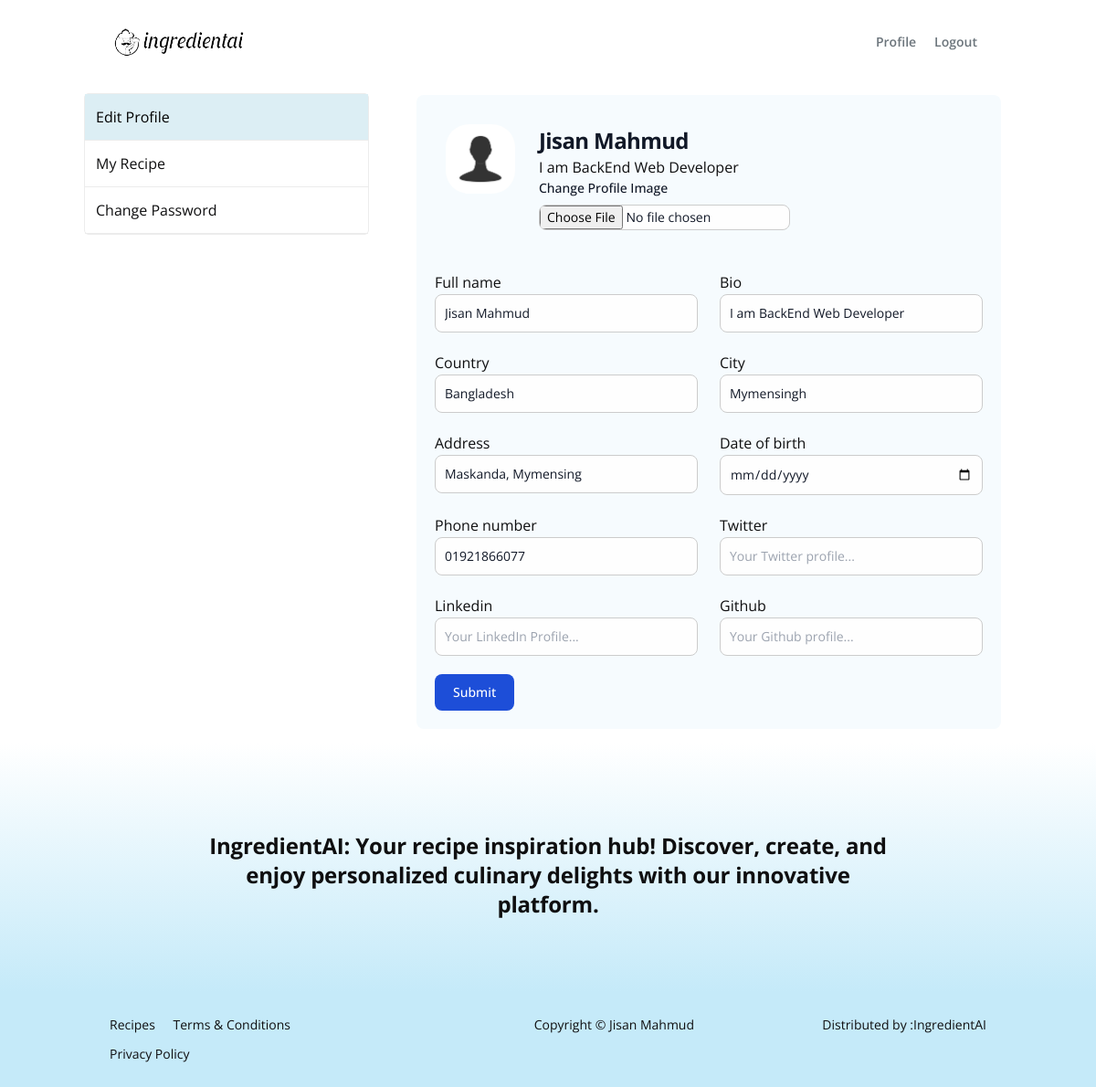
The app's page /account/profile (signed in) with its own data.
### accounts/models.py (models this page shows, shortened)
class CustomUser(AbstractBaseUser, PermissionsMixin):
    email = models.EmailField(verbose_name= 'email address', max_length= 100, unique= True)
    profile_photo = models.ImageField(upload_to= 'profile_photos/', blank= True, default='profile_photos/profile.jpg')
    full_name = models.CharField(max_length= 50)
    bio = models.CharField(max_length= 100, default= '', blank= True)
    country = models.CharField(max_length= 40, blank= True)
    city = models.CharField(max_length= 40, blank= True)
    address = models.CharField(max_length= 150, blank= True)
    phone_number = models.CharField(max_length= 15, blank= True)
    date_of_birth = models.DateField(blank= True, null= True)
    twitter = models.CharField(max_length= 100, blank= True)
    github = models.CharField(max_length= 100, blank= True)
    linkedin = models.CharField(max_length= 100, blank= True)
    is_active = models.BooleanField(default= False)
    is_staff = models.BooleanField(default= False)
    is_superuser = models.BooleanField(default= False)
    date_joined = models.DateTimeField(default= timezone.now)
    objects = CustomUserManager()
    USERNAME_FIELD = 'email'
    REQUIRED_FIELDS = ['full_name']
    class Meta:
        verbose_name = 'User'
        verbose_name_plural = 'Users'

### accounts/views.py (the view)
# urls.py: path('profile', edit_profile, name='profile'),
@login_required
def edit_profile(request):
    user = request.user
    if request.method == 'POST':
        form = UserProfileForm(request.POST,request.FILES, instance=user)
        if form.is_valid():
            form.save()
            return redirect('profile')
    else:
        form = UserProfileForm(instance=user)
    print(form)
    return render(request, 'accounts/profile.html', {'form': form, 'user': user})

### accounts/forms.py
class UserProfileForm(forms.ModelForm):
    class Meta:
        model = get_user_model()
        fields = ['profile_photo', 'full_name', 'country', 'city', 'address', 'phone_number', 'date_of_birth', 'github', 'twitter', 'linkedin', 'bio']

### accounts/templates/accounts/profile.html (shortened to what this page needs)
{% extends "base.html" %}
{% load humanize %}
{% load static %}
{% block body %}
<div style="margin-top: 60px;" class="bg-white container">
	<div class="grid grid-cols-1 gap-4 lg:grid-cols-3 md:grid-cols-2 lg:gap-8">
		<div class="post p-5 lg:p-1 rounded-md">
			<div class="profile-function" style="margin-top: 38px;">
                <ul>
                    <li class="active"><a href="{% url 'profile' %}">Edit Profile</a></li>
                    <li><a href="{% url 'my_recipe' %}">My Recipe</a></li>
                    <li><a href="{% url 'change_password' %}">Change Password</a></li>
                </ul>
			</div>
		</div>
		<div class="lg:col-span-2 p-4 bg-white mt-3" id="posted">
            <div class="profile-info">
                <form method="post" class="" enctype="multipart/form-data">
                    <div class="flex flex-wrap">
                        <div style="float: left;" class="md:w-1/6  group p-3">
                            <a href="#">
                                <img src="{{form.profile_photo.value.url}}" alt="" />
                            </a>
                        </div>
                        <div style="float: right;" class="right md:w-5/6 group">
                            <h5 style="margin-bottom: 0px !important" class="mb-2 text-2xl font-bold tracking-tight text-gray-900 dark:text-white">{{form.full_name.value}}</h5>
                            <p>{{form.bio.value}}</p>
                            <label class="block mb-2 text-sm font-medium text-gray-900 dark:text-white" for="multiple_files">Change Profile Image</label>
                            <input name="profile_photo" class="block text-sm text-gray-900 border border-gray-300 rounded-lg cursor-pointer bg-gray-50 dark:text-gray-400 focus:outline-none dark:bg-gray-700 dark:border-gray-600 dark:placeholder-gray-400" id="multiple_files" type="file">
                        </div>
                    </div>
                    <div class="grid md:grid-cols-2 md:gap-6">
                        <div class="relative z-0 w-full mb-5 group">
                            <label for="full_name">{{form.full_name.label}}</label>
                            <input type="name" name= "{{form.full_name.name}}" id="Full_name" class="text-gray-900 text-sm rounded-lg focus:ring-blue-500 focus:border-blue-500 block w-full p-2.5 dark:placeholder-gray-400 dark:text-white" value="{{form.full_name.value}}" placeholder="Full Name..." required>
                        </div>
                        <div class="relative z-0 w-full mb-5 group">
                            <label for="bio">{{form.bio.label}}</label>
                            <input type="text" name="{{form.bio.name}}" id="bio" class="text-gray-900 text-sm rounded-lg focus:ring-blue-500 focus:border-blue-500 block w-full p-2.5 dark:placeholder-gray-400 dark:text-white" value="{{form.bio.value}}" placeholder="Your Bio..." required>
                        </div>
                    </div>
                    <div class="grid md:grid-cols-2 md:gap-6">
                        <div class="relative z-0 w-full mb-5 group">
                            <label for="country">{{form.country.label}}</label>
                            <input type="text" name="{{form.country.name}}" id="country" class="text-gray-900 text-sm rounded-lg focus:ring-blue-500 focus:border-blue-500 block w-full p-2.5 dark:placeholder-gray-400 dark:text-white" value="{{form.country.value}}" placeholder="Your Country...">
                        </div>
                        <div class="relative z-0 w-full mb-5 group">
                            <label for="city">{{form.city.label}}</label>
                            <input type="text" name="{{form.city.name}}" id="city" class="text-gray-900 text-sm rounded-lg focus:ring-blue-500 focus:border-blue-500 block w-full p-2.5 dark:placeholder-gray-400 dark:text-white" value="{{form.city.value}}" placeholder="Your City...">
                        </div>
                    </div>
                    <div class="grid md:grid-cols-2 md:gap-6">
                        <div class="relative z-0 w-full mb-5 group">
                            <label for="address">{{form.address.label}}</label>
                            <input type="text" name="{{form.address.name}}" id="address" class="text-gray-900 text-sm rounded-lg focus:ring-blue-500 focus:border-blue-500 block w-full p-2.5 dark:placeholder-gray-400 dark:text-white" value="{{form.address.value}}" placeholder="Your Address...">
                        </div>
                        <div class="relative z-0 w-full mb-5 group">
                            <label for="date">{{form.date_of_birth.label}}</label>
                            <input type="date" name="{{form.date_of_birth.name}}" id="date" class="text-gray-900 text-sm rounded-lg focus:ring-blue-500 focus:border-blue-500 block w-full p-2.5 dark:placeholder-gray-400 dark:text-white" value="{{ form.date_of_birth.value|date:'Y-m-d' }}" >
                        </div>
                    </div>
                    <div class="grid md:grid-cols-2 md:gap-6">
                        <div class="relative z-0 w-full mb-5 group">
                            <label for="phone_number">{{form.phone_number.label}}</label>
                            <input type="number" name="{{form.phone_number.name}}" id="phone_number" class="text-gray-900 text-sm rounded-lg focus:ring-blue-500 focus:border-blue-500 block w-full p-2.5 dark:placeholder-gray-400 dark:text-white" value="{{form.phone_number.value}}" placeholder="Your Phone Number...">
                        </div>
                        <div class="relative z-0 w-full mb-5 group">
                            <label for="twitter">{{form.twitter.label}}</label>
                            <input type="text" name="{{form.twitter.name}}" id="twitter" class="text-gray-900 text-sm rounded-lg focus:ring-blue-500 focus:border-blue-500 block w-full p-2.5 dark:placeholder-gray-400 dark:text-white" value="{{form.twitter.value}}" placeholder="Your Twitter profile...">
                        </div>
                    </div>
                    <div class="grid md:grid-cols-2 md:gap-6">
                        <div class="relative z-0 w-full mb-5 group">
                            <label for="linkedin">{{form.linkedin.label}}</label>
                            <input type="text" name="{{form.linkedin.name}}" id="linkedin" class="text-gray-900 text-sm rounded-lg focus:ring-blue-500 focus:border-blue-500 block w-full p-2.5 dark:placeholder-gray-400 dark:text-white" value="{{form.linkedin.value}}" placeholder="Your LinkedIn Profile...">
                        </div>
                        <div class="relative z-0 w-full mb-5 group">
                            <label for="github">{{form.github.label}}</label>
                            <input type="text" name="{{form.github.name}}" id="github" class="text-gray-900 text-sm rounded-lg focus:ring-blue-500 focus:border-blue-500 block w-full p-2.5 dark:placeholder-gray-400 dark:text-white" value="{{form.github.value}}" placeholder="Your Github profile...">
                        </div>
                    </div>
                    <button type="submit" class="text-white bg-blue-700 hover:bg-blue-800 focus:ring-4 focus:outline-none focus:ring-blue-300 font-medium rounded-lg text-sm w-full sm:w-auto px-5 py-2.5 text-center dark:bg-blue-600 dark:hover:bg-blue-700 dark:focus:ring-blue-800">Submit</button>
                </form>
           </div>
		</div>
	</div>
</div>
{% endblock body %}

### static/css/styles.css (style rules this page uses)
body, p { color: #0f0f10; font: 400 1rem/1.625rem "Open Sans", sans-serif; }
h5 { color: #0f0f10; font-weight: 700; font-size: 1.25rem; line-height: 1.625rem; }
.container { margin-left: auto; margin-right: auto; }
.profile-function { border: 1px solid #ececec; height: fit-content; margin-top: 32px; border-radius: 5px; padding: 0px; }
.profile-function ul li { border-bottom: 1px solid #ececec; padding-top: 12px; padding-bottom: 12px; }
.profile-function ul li a { margin-left: 12px; }
.active { background-color: #dceef4; color: black; }
.profile-info { background-color: #f6fbfe; padding: 20px; border-radius: 8px; height: fit-content; width: 100%; margin-top: 16px; }
.profile-info form input { border: 1px solid #cccccc; background: #fefefe; }
.profile-info .flex { margin-bottom: 30px; }
.profile-info img { border-radius: 25px; }
.profile-info .flex .right { padding: 14px; }

### records on screen
CustomUser: full_name.value "Jisan Mahmud", bio.value "I am BackEnd Web Developer", full_name "Jisan Mahmud", bio "I am BackEnd Web Developer", country "Bangladesh", city "Mymensingh", address "Maskanda, Mymensing", phone_number "01921866077"
